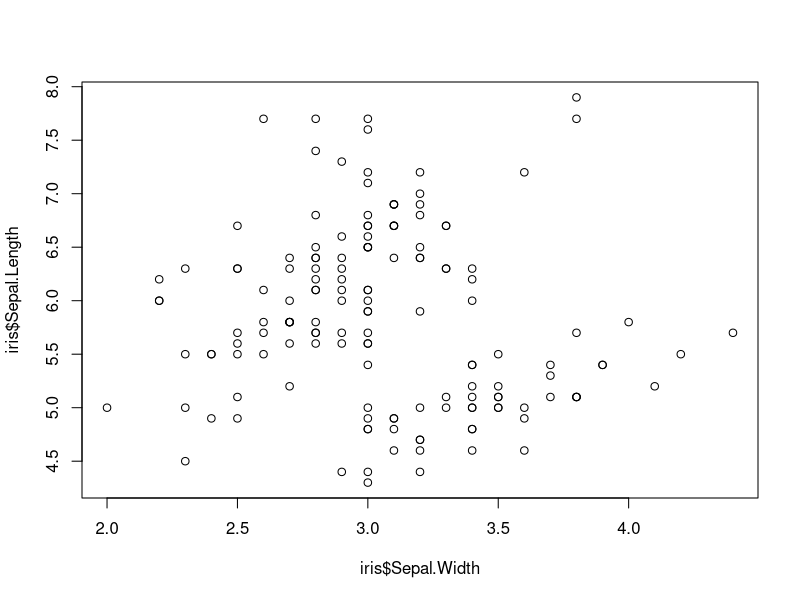
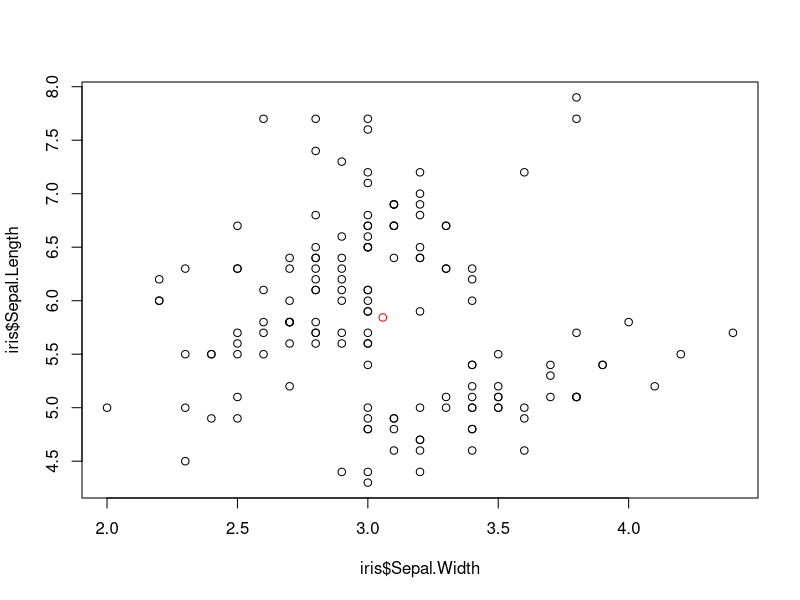
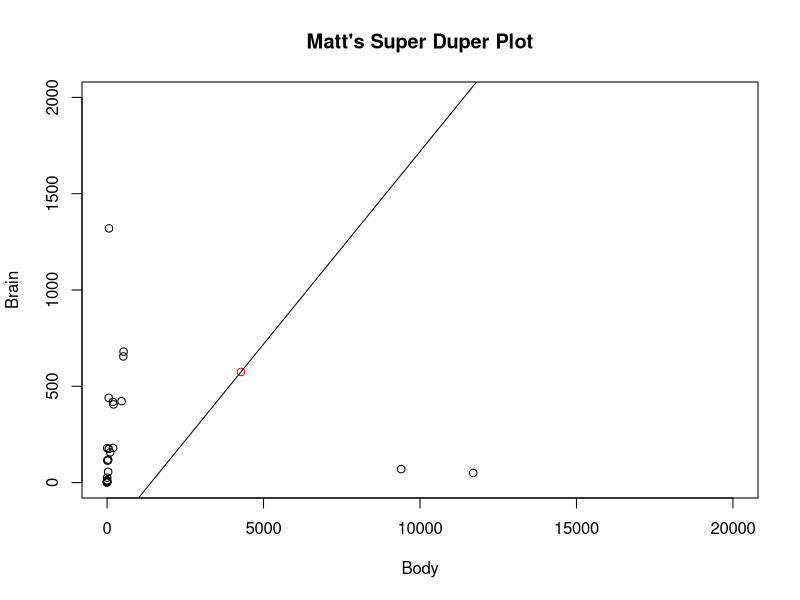

The R script that drew these images, in order:
#examples
data(iris)
head(iris)
iris$Sepal.Width
mean(iris$Sepal.Width)
sd(iris$Sepal.Width)

plot(x=iris$Sepal.Width,y=iris$Sepal.Length)

data_center_x = mean(iris$Sepal.Width)
data_center_y = mean(iris$Sepal.Length)
c(data_center_x,data_center_y)

plot(x=iris$Sepal.Width,y=iris$Sepal.Length)
points(x=data_center_x,y=data_center_y,col="red")

line_point_slope = function(x, x1, y1, slope)
{
  get_y_intercept = 
    function(x1, y1, slope) 
      return(-(x1 * slope) + y1)
  
  linear = 
    function(x, yint, slope) 
      return(yint + x * slope)
  
  return(linear(x, get_y_intercept(x1, y1, slope), slope))
}

#UMass data
library(MASS)
UMASS_center_x=mean(Animals$body)
UMASS_center_y=mean(Animals$brain)

plot(x=Animals$body,y=Animals$brain,main="Matt's Super Duper Plot",xlab="Body",ylab="Brain",xlim=c(0,20000) ,ylim=c(0,2000))
points(x=UMASS_center_x,y=UMASS_center_y,col="red")
curve(
  line_point_slope(
    x,
    UMASS_center_x,
    UMASS_center_y,
    0.2),
  add=TRUE)


